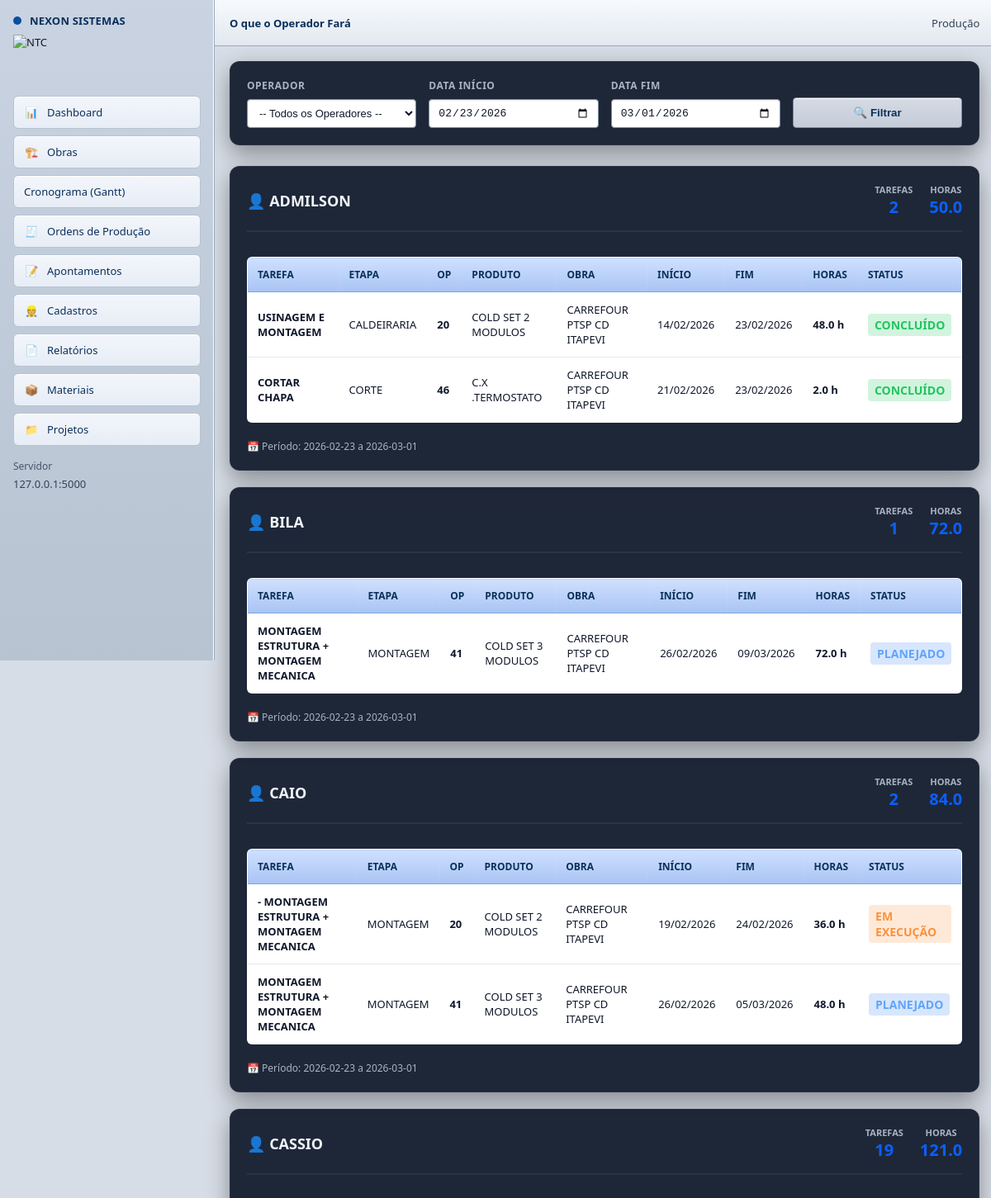
Screenshot of /relatorios/operador-periodo (upper part) with the database file from the repository.
### app.py (models this page shows, shortened)
class Operador(db.Model):
    id = db.Column(db.Integer, primary_key=True)
    nome = db.Column(db.String(120), nullable=False, unique=True)
    matricula = db.Column(db.String(50))
    ativo = db.Column(db.Boolean, default=True)

class Tarefa(db.Model):
    id = db.Column(db.Integer, primary_key=True)
    etapa_id = db.Column(db.Integer, db.ForeignKey("etapa.id"), nullable=False)
    responsavel_id = db.Column(db.Integer, db.ForeignKey("operador.id"), nullable=True)
    numero = db.Column(db.String(10))  # Numero da tarefa (ex: 1.1, 1.2, 2.1...)
    titulo = db.Column(db.String(160), nullable=False)
    descricao = db.Column(db.String(500))
    horas_previstas = db.Column(db.Float, default=0.0)
    horas_realizadas = db.Column(db.Float, default=0.0)
    data_inicio_prev = db.Column(db.Date)
    data_fim_prev = db.Column(db.Date)
    data_inicio_real = db.Column(db.DateTime)
    data_fim_real = db.Column(db.DateTime)
    status = db.Column(db.String(30), default="PLANEJADO")  # PLANEJADO / EM_EXECUCAO / PAUSADO / CONCLUIDO
    peso_percentual = db.Column(db.Float, default=0.0)  # Peso do percentual da tarefa na OP
    justificativa_pausa = db.Column(db.String(500))  # Justificativa de pausa
    etapa = db.relationship("Etapa", backref=db.backref("tarefas", lazy=True, cascade="all,delete"))
    responsavel = db.relationship("Operador", backref=db.backref("tarefas", lazy=True))
    @property
    def percentual(self):
        """Retorna o percentual de conclusão da tarefa"""
        if self.status == "CONCLUIDO":
            return 100.0
        if self.status == "PAUSADO":
            return 0.0
        if self.status == "EM_EXECUCAO":
            return 50.0  # Em execução = 50%
        return 0.0  # Planejado = 0%

class Etapa(db.Model):
    id = db.Column(db.Integer, primary_key=True)
    op_id = db.Column(db.Integer, db.ForeignKey("op.id"), nullable=False)
    nome = db.Column(db.String(80), nullable=False)
    data_inicio = db.Column(db.DateTime)
    data_fim = db.Column(db.DateTime)
    horas_planejadas = db.Column(db.Float, default=0.0)
    responsavel_id = db.Column(db.Integer, db.ForeignKey("operador.id"), nullable=True)
    percentual = db.Column(db.Float, default=0.0)
    status = db.Column(db.String(30), default="PLANEJADO")  # PLANEJADO / EXECUCAO / CONCLUIDO
    op = db.relationship("OP", backref=db.backref("etapas", lazy=True, cascade="all,delete"))
    responsavel = db.relationship("Operador", backref=db.backref("etapas_responsavel", lazy=True))

class OP(db.Model):
    id = db.Column(db.Integer, primary_key=True)
    numero = db.Column(db.String(50), nullable=False, unique=True)
    obra_id = db.Column(db.Integer, db.ForeignKey("obra.id"), nullable=False)
    produto = db.Column(db.String(120))
    quantidade = db.Column(db.Integer, default=1)
    data_emissao = db.Column(db.Date, default=date.today)
    prev_inicio = db.Column(db.Date)
    prev_fim = db.Column(db.Date)
    percentual = db.Column(db.Float, default=0.0)
    status = db.Column(db.String(30), default="ABERTA")
    obra = db.relationship("Obra", backref=db.backref("ops", lazy=True))

class Obra(db.Model):
    __tablename__ = "obra"
    id = db.Column(db.Integer, primary_key=True)
    codigo = db.Column(db.String(50))
    nome = db.Column(db.String(120))
    cliente = db.Column(db.String(120))
    status = db.Column(db.String(20))
    data_inicio = db.Column(db.Date)
    prev_fim = db.Column(db.Date)
    fim_real = db.Column(db.Date)
    corte_dobra_inicio = db.Column(db.Date)
    corte_dobra_fim = db.Column(db.Date)
    montagem_eletro_inicio = db.Column(db.Date)
    montagem_eletro_fim = db.Column(db.Date)
    produtos = db.relationship(
        "ObraProduto",
        backref="obra",
        cascade="all, delete-orphan"
    )

### app.py (the view)
@app.route("/relatorios/operador-periodo", methods=["GET", "POST"])
def rel_operador_periodo():
    operador_id = request.args.get("operador_id") or request.form.get("operador_id")
    data_inicio_str = request.args.get("data_inicio") or request.form.get("data_inicio")
    data_fim_str = request.args.get("data_fim") or request.form.get("data_fim")
    data_inicio = None
    data_fim = None
    if data_inicio_str:
        try:
            data_inicio = datetime.strptime(data_inicio_str, "%Y-%m-%d").date()
        except:
            pass
    if data_fim_str:
        try:
            data_fim = datetime.strptime(data_fim_str, "%Y-%m-%d").date()
        except:
            pass
    if not data_inicio or not data_fim:
        hoje = date.today()
        data_inicio = hoje - timedelta(days=hoje.weekday())
        data_fim = data_inicio + timedelta(days=6)
    operadores = Operador.query.filter_by(ativo=True).order_by(Operador.nome.asc()).all()
    if operador_id:
        operadores = [op for op in operadores if op.id == int(operador_id)]
    relatorio = []
    for operador in operadores:
        tarefas_periodo = []
        total_horas = 0
        tarefas = Tarefa.query.filter_by(responsavel_id=operador.id).all()
        for tarefa in tarefas:
            if not tarefa.data_inicio_prev or not tarefa.data_fim_prev:
                continue
            if not tarefa.etapa or not tarefa.etapa.op:
                continue
            if tarefa.data_inicio_prev <= data_fim and tarefa.data_fim_prev >= data_inicio:
                horas = tarefa.horas_previstas or 0
                op = tarefa.etapa.op
                tarefas_periodo.append({
                    'tarefa': tarefa.titulo,
                    'etapa': tarefa.etapa.nome,
                    'produto': op.produto,
                    'op_numero': op.numero,
                    'obra': op.obra.nome if op.obra else '-',
                    'horas': horas,
                    'status': tarefa.status,
                    'data_inicio': tarefa.data_inicio_prev.strftime('%d/%m/%Y'),
                    'data_fim': tarefa.data_fim_prev.strftime('%d/%m/%Y')
                })
                total_horas += horas
        if tarefas_periodo:
            relatorio.append({
                'operador': operador.nome,
                'tarefas': tarefas_periodo,
                'total_horas': total_horas,
                'total_tarefas': len(tarefas_periodo)
            })
    return render_template(
        'rel_operador_periodo.html',
        relatorio=relatorio,
        operadores=operadores,
        operador_id=operador_id,
        data_inicio=data_inicio.strftime('%Y-%m-%d') if data_inicio else '',
        data_fim=data_fim.strftime('%Y-%m-%d') if data_fim else ''
    )

### app.py (called while the page is built, shortened)
@app.after_request
def set_security_headers(response):
    response.headers['Cache-Control'] = 'no-store, no-cache, must-revalidate, max-age=0'
    response.headers['Pragma'] = 'no-cache'
    response.headers['Expires'] = '0'
    response.headers['X-Content-Type-Options'] = 'nosniff'
    response.headers['X-Frame-Options'] = 'DENY'
    response.headers['X-XSS-Protection'] = '1; mode=block'
    return response

@app.before_request
def verificar_autenticacao():
    rotas_publicas = ['/login', '/static', '/api', '/apresentacao']

### templates/rel_operador_periodo.html (shortened to what this page needs)
{% extends "base.html" %}
{% block top_title %}O que o Operador Fará{% endblock %}
{% block content %}
<div class="filter-box">
  <form method="GET" class="filter-grid">
    <div class="filter-group">
      <label>Operador</label>
      <select name="operador_id">
        <option value="">-- Todos os Operadores --</option>
      </select>
    </div>
    <div class="filter-group">
      <label>Data Início</label>
      <input type="date" name="data_inicio" value="{{ data_inicio }}">
    </div>
    <div class="filter-group">
      <label>Data Fim</label>
      <input type="date" name="data_fim" value="{{ data_fim }}">
    </div>
    <button type="submit" class="btn-filtrar">🔍 Filtrar</button>
  </form>
</div>
{% if relatorio %}
  {% for item in relatorio %}
    <div class="operador-card">
      <div class="operador-header">
        <div class="operador-nome">👤 {{ item.operador }}</div>
        <div class="operador-stats">
          <div class="stat">
            <div class="stat-label">Tarefas</div>
            <div class="stat-value">{{ item.total_tarefas }}</div>
          </div>
          <div class="stat">
            <div class="stat-label">Horas</div>
            <div class="stat-value">{{ "%.1f"|format(item.total_horas) }}</div>
          </div>
        </div>
      </div>
      <table class="tarefas-table">
        <thead>
          <tr>
            <th>Tarefa</th>
            <th>Etapa</th>
            <th>OP</th>
            <th>Produto</th>
            <th>Obra</th>
            <th>Início</th>
            <th>Fim</th>
            <th>Horas</th>
            <th>Status</th>
          </tr>
        </thead>
        <tbody>
          {% for tarefa in item.tarefas %}
            <tr>
              <td class="tarefa-nome">{{ tarefa.tarefa }}</td>
              <td>{{ tarefa.etapa }}</td>
              <td><strong>{{ tarefa.op_numero }}</strong></td>
              <td>{{ tarefa.produto }}</td>
              <td>{{ tarefa.obra }}</td>
              <td>{{ tarefa.data_inicio }}</td>
              <td>{{ tarefa.data_fim }}</td>
              <td><strong>{{ tarefa.horas }} h</strong></td>
              <td>
                {% if tarefa.status == 'PLANEJADO' %}
                  <span class="status-badge status-planejado">Planejado</span>
                {% elif tarefa.status == 'EM_EXECUCAO' %}
                  <span class="status-badge status-execucao">Em Execução</span>
                {% elif tarefa.status == 'CONCLUIDO' %}
                  <span class="status-badge status-concluido">Concluído</span>
                {% else %}
                  <span class="status-badge">{{ tarefa.status }}</span>
                {% endif %}
              </td>
            </tr>
          {% endfor %}
        </tbody>
      </table>
      <div class="periodo-info">
        📅 Período: {{ data_inicio }} a {{ data_fim }}
      </div>
    </div>
  {% endfor %}
{% endif %}
{% endblock %}

### static/sistema.css (style rules this page uses)
:root { --sap-bg:#d7dde6; --sap-panel:#eef2f7; --sap-panel2:#e2e8f0; --sap-line:#9aa7b7; --sap-line2:#b7c3d1; --sap-text:#0f172a; --sap-muted:#334155; --sap-blue:#0b4ea2; --sap-blue2:#2b6cb0; --sap-btn:#d5dbe5; --sap-btn2:#c4ccd8; --sap-green:#2e7d32; --sap-orange:#b45309; --sap-red:#b91c1c; }
html, body { background:var(--sap-bg) !important; color:var(--sap-text) !important; font-family:Tahoma, "Segoe UI", Arial, sans-serif !important; font-size:13px !important; }
table { background:#fff !important; border:1px solid var(--sap-line) !important; border-radius:6px !important; overflow:hidden !important; }
th { background:linear-gradient(180deg,#cfe0ff,#a9c4f3) !important; color:#0b2f5b !important; border-bottom:1px solid #7aa7d9 !important; font-weight:700 !important; }
td { border-bottom:1px solid #e2e8f0 !important; color:#0f172a !important; }
input, select, textarea { background:#ffffff !important; border:1px solid #7f8ea3 !important; border-radius:4px !important; padding:8px 10px !important; color:#0f172a !important; box-shadow: inset 0 1px 2px rgba(0,0,0,.08), inset 0 0 0 1px rgba(255,255,255,.55) !important; }
button, .btn, input[type="submit"] { background:linear-gradient(180deg,var(--sap-btn),var(--sap-btn2)) !important; border:1px solid #7f8ea3 !important; border-radius:4px !important; color:#0b2f5b !important; font-weight:700 !important; box-shadow: inset 0 1px 0 #ffffff, 0 1px 0 rgba(0,0,0,.08) !important; }
.status-badge { font-size: 14px !important; }

### templates/base.html (style rules this page uses)
:root { --bg:#0a0f1a; --panel:#0f172a; --panel2:#0b1220; --stroke:#22324a; --txt:#f1f5f9; --muted:#a9b3c3; --brand:#0b5fff; --brand2:#1e88ff; --ok:#16a34a; --warn:#f59e0b; --bad:#dc2626; }
* { box-sizing:border-box }
body { margin:0; font-family: Arial, Helvetica, sans-serif; background: var(--bg); color: var(--txt); }
table { width:100%;border-collapse:collapse }
th,td { border-bottom:1px solid rgba(255,255,255,.06);padding:10px;text-align:left }
th { color:var(--muted);font-weight:800 }
input,select,button { padding:10px 12px;border-radius:10px; border:1px solid rgba(255,255,255,.10); background: #0b1220; color: var(--txt); outline:none; }
button { cursor:pointer }

### rows the page displays
Operador: operador "ADMILSON", total_tarefas "2", total_horas "50.0", data_inicio "14/02/2026" "21/02/2026", data_fim "23/02/2026" "23/02/2026", data_inicio "2026-02-23", data_fim "2026-03-01"
Tarefa: tarefa "USINAGEM E MONTAGEM", horas "48.0"
Etapa: etapa "CALDEIRARIA"
OP: op_numero "20" "20", produto "COLD SET 2 MODULOS" "COLD SET 2 MODULOS"
Obra: obra "CARREFOUR PTSP CD ITAPEVI" "CARREFOUR PTSP CD ITAPEVI" "CARREFOUR PTSP CD ITAPEVI" "CARREFOUR PTSP CD ITAPEVI" "CARREFOUR PTSP CD ITAPEVI"
Tarefa: tarefa "CORTAR CHAPA", horas "2.0"
Etapa: etapa "CORTE"
OP: op_numero "46", produto "C.X .TERMOSTATO"
Operador: operador "BILA", total_tarefas "1", total_horas "72.0", data_inicio "26/02/2026", data_fim "09/03/2026", data_inicio "2026-02-23", data_fim "2026-03-01"
Tarefa: tarefa "MONTAGEM ESTRUTURA + MONTAGEM MECANICA", horas "72.0"
Etapa: etapa "MONTAGEM" "MONTAGEM"
OP: op_numero "41" "41", produto "COLD SET 3 MODULOS" "COLD SET 3 MODULOS"
Operador: operador "CAIO", total_tarefas "2", total_horas "84.0", data_inicio "19/02/2026" "26/02/2026", data_fim "24/02/2026" "05/03/2026", data_inicio "2026-02-23", data_fim "2026-03-01"
Tarefa: tarefa "- MONTAGEM ESTRUTURA + MONTAGEM MECANICA", horas "36.0"
Etapa: etapa "MONTAGEM"
Tarefa: tarefa "MONTAGEM ESTRUTURA + MONTAGEM MECANICA", horas "48.0"
Operador: operador "CASSIO", total_tarefas "19", total_horas "121.0"
